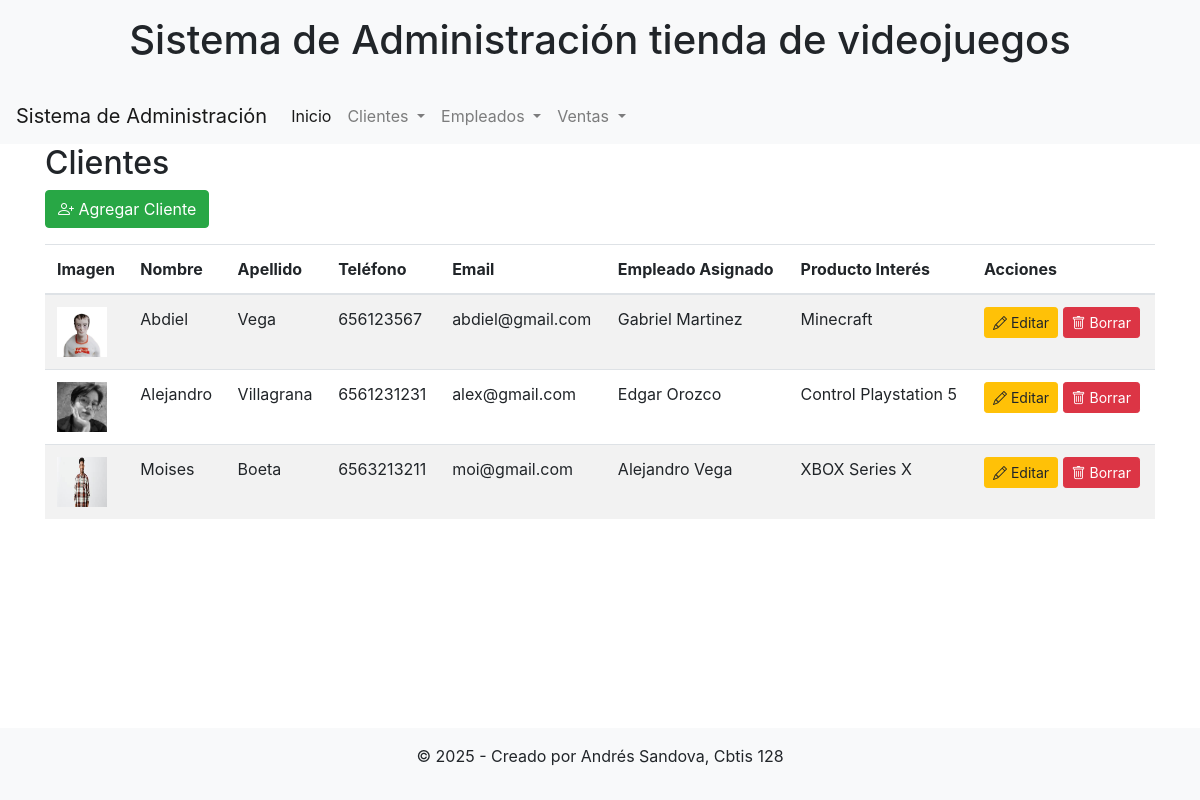
Screenshot of /ver_clientes/ with the database file from the repository.
### app_Videojuegos/models.py (models this page shows, shortened)
class Cliente(models.Model):
    imagen = models.ImageField(upload_to='clientes/', blank=True, null=True)
    nombre = models.CharField(max_length=100)
    apellido = models.CharField(max_length=100)
    telefono = models.CharField(max_length=50, blank=True, null=True)
    email = models.EmailField(blank=True, null=True)
    direccion = models.CharField(max_length=250, blank=True, null=True)
    fecha_registro = models.DateField(auto_now_add=True)
    empleado_asignado = models.ForeignKey(Empleado, on_delete=models.SET_NULL, blank=True, null=True, related_name='clientes_asignados')
    producto_interes = models.CharField(max_length=200, blank=True, null=True)

class Empleado(models.Model):
    imagen = models.ImageField(upload_to='empleados/', blank=True, null=True)
    nombre = models.CharField(max_length=100)
    apellido = models.CharField(max_length=100)
    puesto = models.CharField(max_length=100)
    telefono = models.CharField(max_length=50, blank=True, null=True)
    email = models.EmailField(blank=True, null=True)
    fecha_contratacion = models.DateField(blank=True, null=True)
    cliente_referido = models.ForeignKey('Cliente', on_delete=models.SET_NULL, blank=True, null=True, related_name='referidos')
    producto_asignado = models.CharField(max_length=200, blank=True, null=True)

### app_Videojuegos/views.py (the view)
# urls.py: path('ver_clientes/', views.ver_clientes, name='ver_clientes'),
def ver_clientes(request):
    clientes = Cliente.objects.all()
    return render(request, 'cliente/ver_clientes.html', {'clientes': clientes})

### app_Videojuegos/templates/cliente/ver_clientes.html
{% extends 'cliente/base.html' %}
{% block content %}
<h2>Clientes</h2>
<a href="{% url 'agregar_cliente' %}" class="btn btn-success mb-3"><i class="bi bi-person-plus"></i> Agregar Cliente</a>
<table class="table table-striped">
    <thead>
        <tr>
            <th>Imagen</th>
            <th>Nombre</th>
            <th>Apellido</th>
            <th>Teléfono</th>
            <th>Email</th>
            <th>Empleado Asignado</th>
            <th>Producto Interés</th>
            <th>Acciones</th>
        </tr>
    </thead>
    <tbody>
        {% for cliente in clientes %}
        <tr>
            <td>{% if cliente.imagen %}<img src="{{ cliente.imagen.url }}" alt="Imagen de {{ cliente.nombre }}" width="50" height="50">{% else %}-{% endif %}</td>
            <td>{{ cliente.nombre }}</td>
            <td>{{ cliente.apellido }}</td>
            <td>{{ cliente.telefono }}</td>
            <td>{{ cliente.email }}</td>
            <td>{% if cliente.empleado_asignado %}{{ cliente.empleado_asignado.nombre }} {{ cliente.empleado_asignado.apellido }}{% else %}-{% endif %}</td>
            <td>{{ cliente.producto_interes }}</td>
            <td>
                <a href="{% url 'actualizar_cliente' cliente.id %}" class="btn btn-warning btn-sm"><i class="bi bi-pencil"></i> Editar</a>
                <a href="{% url 'borrar_cliente' cliente.id %}" class="btn btn-danger btn-sm"><i class="bi bi-trash"></i> Borrar</a>
            </td>
        </tr>
        {% empty %}
        <tr><td colspan="8">No hay clientes registrados.</td></tr>
        {% endfor %}
    </tbody>
</table>
{% endblock %}

### app_Videojuegos/templates/cliente/base.html (shortened to what this page needs)
<!DOCTYPE html>
<html lang="es">
<head>
    <link href="https://stackpath.bootstrapcdn.com/bootstrap/4.5.2/css/bootstrap.min.css" rel="stylesheet">
    <link rel="stylesheet" href="https://cdn.jsdelivr.net/npm/bootstrap-icons@1.10.0/font/bootstrap-icons.css">
</head>
<body class="d-flex flex-column min-vh-100">
    {% include 'cliente/header.html' %}
    {% include 'cliente/navbar.html' %}
    <div class="container flex-grow-1">
        {% block content %}{% endblock %}
    </div>
    {% include 'cliente/footer.html' %}
</body>
</html>

### app_Videojuegos/templates/cliente/header.html
<header class="header bg-light text-center py-3">
    <h1>Sistema de Administración tienda de videojuegos</h1>
</header>

### app_Videojuegos/templates/cliente/navbar.html (shortened to what this page needs)
<nav class="navbar navbar-expand-lg navbar-light bg-light">
    <a class="navbar-brand" href="#">Sistema de Administración</a>
    <div class="collapse navbar-collapse" id="navbarNav">
      <ul class="navbar-nav">
        <li class="nav-item active">
          <a class="nav-link" href="{% url 'inicio' %}">Inicio</a>
        </li>
        <li class="nav-item dropdown">
          <a class="nav-link dropdown-toggle" href="#" id="navbarDropdown" role="button" data-toggle="dropdown" aria-haspopup="true" aria-expanded="false">
            Clientes
          </a>
        </li>
        <li class="nav-item dropdown">
          <a class="nav-link dropdown-toggle" href="#" id="empleadosDropdown" role="button" data-toggle="dropdown" aria-haspopup="true" aria-expanded="false">
            Empleados
          </a>
        </li>
        <li class="nav-item dropdown">
          <a class="nav-link dropdown-toggle" href="#" id="ventasDropdown" role="button" data-toggle="dropdown" aria-haspopup="true" aria-expanded="false">
            Ventas
          </a>
        </li>
      </ul>
    </div>
  </nav>

### app_Videojuegos/templates/cliente/footer.html
<footer class="footer bg-light text-center py-3 mt-auto">
    <p>&copy; {% now "Y" %} - Creado por Andrés Sandova, Cbtis 128</p>
</footer>

### rows the page displays
Cliente: imagen (picture), nombre "Abdiel", apellido "Vega", telefono "656123567", email "abdiel@gmail.com", empleado_asignado.nombre "Gabriel", empleado_asignado.apellido "Martinez", producto_interes "Minecraft"
Cliente: imagen (picture), nombre "Alejandro", apellido "Villagrana", telefono "6561231231", email "alex@gmail.com", empleado_asignado.nombre "Edgar", empleado_asignado.apellido "Orozco", producto_interes "Control Playstation 5"
Cliente: imagen (picture), nombre "Moises", apellido "Boeta", telefono "6563213211", email "moi@gmail.com", empleado_asignado.nombre "Alejandro", empleado_asignado.apellido "Vega", producto_interes "XBOX Series X"
